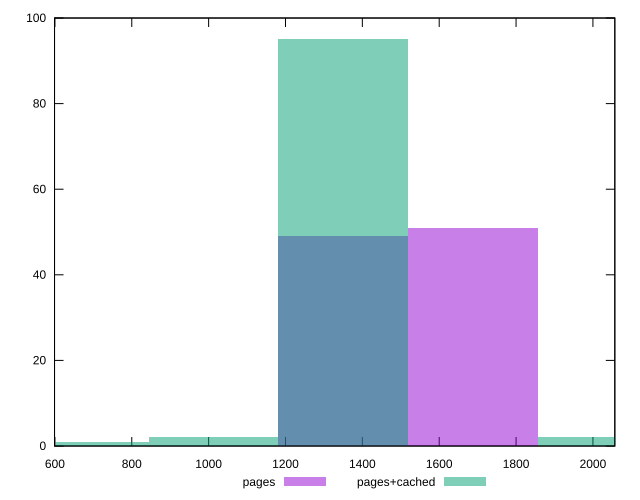

The script that saved this image:
reset

$pages <<EOF
1687.4908555276727 51
1349.9926844221382 49
EOF

$pagesCached <<EOF
2024.9890266332072 2
674.9963422110691 1
1349.9926844221382 95
1012.4945133166036 2
EOF

set key outside below
set boxwidth 337.49817110553454
set xrange [599:2057]
set yrange [0:100]
set trange [0:100]
set style fill transparent solid 0.5 noborder
set terminal svg size 640, 500 enhanced background rgb 'white'
set output "report_00019_2021-02-10T18-14-37.922Z//render-blocking-resources/comparison/histogram/0_vs_1.svg"

plot $pages title "pages" with boxes, \
     $pagesCached title "pages+cached" with boxes

reset
